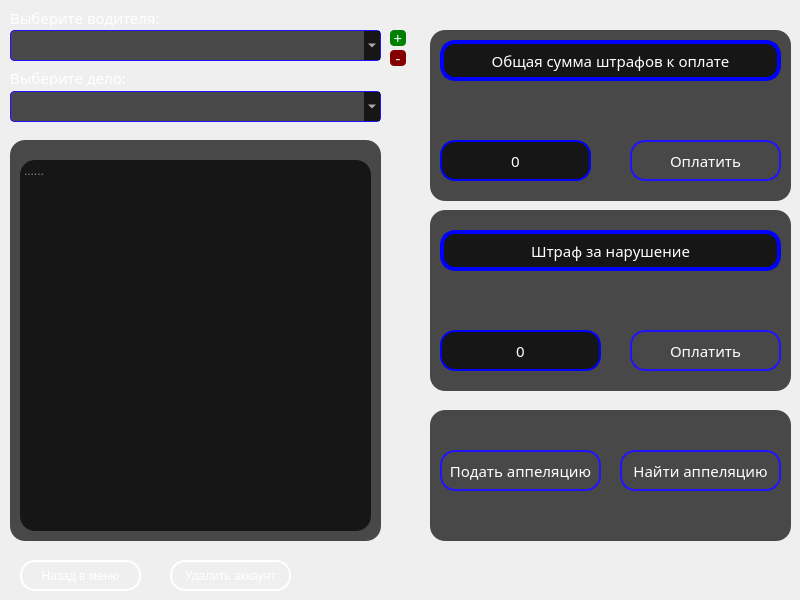
<?xml version="1.0" encoding="UTF-8"?>
<ui version="4.0">
 <class>CasePay</class>
 <widget class="QMainWindow" name="CasePay">
  <property name="geometry">
   <rect>
    <x>0</x>
    <y>0</y>
    <width>800</width>
    <height>600</height>
   </rect>
  </property>
  <property name="windowTitle">
   <string>Case pay</string>
  </property>
  <property name="styleSheet">
   <string notr="true">
#form{
background:url(img/pbg4.jpg)
}
#comp_message{
color:white;
background:transparent;
}
#choose_person_lbl{
color:white;
background:transparent;
}
#choose_case_lbl{
color:white;
background:transparent;
}
#complain{
border-radius:15px;
color:white;
border:2px solid #2312ff;
background:transparent;
}
#find_complaint{
border-radius:15px;
color:white;
border:2px solid #2312ff;
background:transparent;
}
#find_complaint:hover{
border-radius:15px;
border:2px solid red;
color:white;
background: transparent;
}
#complain:hover{
border-radius:15px;
border:2px solid red;
color:white;
background: transparent;
}
#case_fine_pay:hover{
border-radius:15px;
border:2px solid red;
color:white;
background: transparent;
}
#complain:disabled{
border-radius:15px;
border:2px solid red;
color:white;
background: transparent;
}
QTextEdit{
background: transparent;
border-radius:15px;
color:white
}
QFrame{
background: rgba(0,0,0,0.7);
border-radius:15px;
}
#pay_frame_1{
background: rgba(0,0,0,0.7);
border-radius:15px;
}
#pay_frame_2{
background: rgba(0,0,0,0.7);
border-radius:15px;
}
QComboBox{
border:1px solid #2312ff;
border-radius:4px;
padding-left: 10px;
background:rgba(0,0,0,0.7);
color:white;
}
QComboBox:on{
border:2px solid #2312ff;
}
QComboBox QListView{
font-size:12px;
border: 1px solid rgba(0,0,0,10%);
padding: 5px;
background:rgba(0,0,0,0.7);
color:white;
outline:0px;
}
QComboBox QListView::item{
pading-left:10px;
background-color:rgba(0,0,0,0.7);
}
QComboBox QListView::item:hover{
background-color:#1e90ff;
}
QComboBox QListView::item:selected{
background-color:#1e90ff;
}
#sum_fine_pay{
border-radius:15px;
color:white;
border:2px solid #2312ff;
background:transparent;
}
#case_fine_pay{
border-radius:15px;
color:white;
border:2px solid #2312ff;
background:transparent;
}
#sum_fine_pay:hover{
border-radius:15px;
border:2px solid red;
color:white;
background: transparent;
}
#case_fine_pay:hover{
border-radius:15px;
border:2px solid red;
color:white;
background: transparent;
}
#add_person{
border-radius:4px;
color:white;
background:rgb(0,128,0);
}
#delete_person{
border-radius:4px;
color:white;
background:rgb(130,0,2);
}
#sum_fine_lbl{
color:white;
border:4px solid blue;
border-radius:15px;
}
#case_fine_lbl{
color:white;
border:4px solid blue;
border-radius:15px;
}
QLabel{
color:white;

}
#sum_fine_value{
color:white;
border:2px solid blue;
border-radius:15px;
}
#case_fine_value{
color:white;
border:2px solid blue;
border-radius:15px;
}
#sum_fine_pay:disabled{
border-radius:15px;
border:2px solid red;
color:white;
background: transparent;
}
#case_fine_pay:disabled{
border-radius:15px;
border:2px solid red;
color:white;
background: transparent;
}
#back{
border-radius:15px;
color:white;
border:2px solid #fff;
background:transparent;
}
#back:hover{
border-radius:15px;
border:2px solid rgb(200, 0 ,8);
color:white;
background: transparent;
}
#del_acc{
border-radius:15px;
color:white;
border:2px solid #fff;
background:transparent;
}
#del_acc:hover{
border-radius:15px;
border:2px solid rgb(200, 0 ,8);
color:white;
background: transparent;
}</string>
  </property>
  <widget class="QWidget" name="form">
   <widget class="QComboBox" name="cb_person">
    <property name="geometry">
     <rect>
      <x>10</x>
      <y>30</y>
      <width>371</width>
      <height>31</height>
     </rect>
    </property>
    <property name="font">
     <font>
      <family>Century Gothic</family>
      <pointsize>11</pointsize>
     </font>
    </property>
   </widget>
   <widget class="QLabel" name="choose_person_lbl">
    <property name="geometry">
     <rect>
      <x>10</x>
      <y>10</y>
      <width>151</width>
      <height>16</height>
     </rect>
    </property>
    <property name="font">
     <font>
      <family>Century Gothic</family>
      <pointsize>11</pointsize>
     </font>
    </property>
    <property name="text">
     <string>Выберите водителя:</string>
    </property>
   </widget>
   <widget class="QComboBox" name="cb_case">
    <property name="geometry">
     <rect>
      <x>10</x>
      <y>91</y>
      <width>371</width>
      <height>31</height>
     </rect>
    </property>
    <property name="font">
     <font>
      <family>Century Gothic</family>
      <pointsize>11</pointsize>
     </font>
    </property>
   </widget>
   <widget class="QFrame" name="case_frame">
    <property name="geometry">
     <rect>
      <x>10</x>
      <y>140</y>
      <width>371</width>
      <height>401</height>
     </rect>
    </property>
    <property name="frameShape">
     <enum>QFrame::StyledPanel</enum>
    </property>
    <property name="frameShadow">
     <enum>QFrame::Raised</enum>
    </property>
    <widget class="QTextEdit" name="case_te">
     <property name="geometry">
      <rect>
       <x>10</x>
       <y>20</y>
       <width>351</width>
       <height>371</height>
      </rect>
     </property>
     <property name="lineWrapMode">
      <enum>QTextEdit::WidgetWidth</enum>
     </property>
     <property name="readOnly">
      <bool>true</bool>
     </property>
     <property name="placeholderText">
      <string notr="true">......</string>
     </property>
    </widget>
   </widget>
   <widget class="QFrame" name="pay_frame_1">
    <property name="geometry">
     <rect>
      <x>430</x>
      <y>30</y>
      <width>361</width>
      <height>171</height>
     </rect>
    </property>
    <property name="frameShape">
     <enum>QFrame::StyledPanel</enum>
    </property>
    <property name="frameShadow">
     <enum>QFrame::Raised</enum>
    </property>
    <widget class="QLabel" name="sum_fine_lbl">
     <property name="geometry">
      <rect>
       <x>10</x>
       <y>10</y>
       <width>341</width>
       <height>41</height>
      </rect>
     </property>
     <property name="font">
      <font>
       <family>Century Gothic</family>
       <pointsize>11</pointsize>
      </font>
     </property>
     <property name="text">
      <string>Общая сумма штрафов к оплате</string>
     </property>
     <property name="alignment">
      <set>Qt::AlignCenter</set>
     </property>
    </widget>
    <widget class="QLabel" name="sum_fine_value">
     <property name="geometry">
      <rect>
       <x>10</x>
       <y>110</y>
       <width>151</width>
       <height>41</height>
      </rect>
     </property>
     <property name="font">
      <font>
       <family>Century Gothic</family>
       <pointsize>11</pointsize>
      </font>
     </property>
     <property name="text">
      <string>0</string>
     </property>
     <property name="alignment">
      <set>Qt::AlignCenter</set>
     </property>
    </widget>
    <widget class="QPushButton" name="sum_fine_pay">
     <property name="geometry">
      <rect>
       <x>200</x>
       <y>110</y>
       <width>151</width>
       <height>41</height>
      </rect>
     </property>
     <property name="font">
      <font>
       <family>Century Gothic</family>
       <pointsize>11</pointsize>
      </font>
     </property>
     <property name="text">
      <string>Оплатить</string>
     </property>
    </widget>
   </widget>
   <widget class="QFrame" name="pay_frame_2">
    <property name="geometry">
     <rect>
      <x>430</x>
      <y>210</y>
      <width>361</width>
      <height>181</height>
     </rect>
    </property>
    <property name="frameShape">
     <enum>QFrame::StyledPanel</enum>
    </property>
    <property name="frameShadow">
     <enum>QFrame::Raised</enum>
    </property>
    <widget class="QPushButton" name="case_fine_pay">
     <property name="geometry">
      <rect>
       <x>200</x>
       <y>120</y>
       <width>151</width>
       <height>41</height>
      </rect>
     </property>
     <property name="font">
      <font>
       <family>Century Gothic</family>
       <pointsize>11</pointsize>
      </font>
     </property>
     <property name="text">
      <string>Оплатить</string>
     </property>
    </widget>
    <widget class="QLabel" name="case_fine_value">
     <property name="geometry">
      <rect>
       <x>10</x>
       <y>120</y>
       <width>161</width>
       <height>41</height>
      </rect>
     </property>
     <property name="font">
      <font>
       <family>Century Gothic</family>
       <pointsize>11</pointsize>
      </font>
     </property>
     <property name="text">
      <string>0</string>
     </property>
     <property name="alignment">
      <set>Qt::AlignCenter</set>
     </property>
    </widget>
    <widget class="QLabel" name="case_fine_lbl">
     <property name="geometry">
      <rect>
       <x>10</x>
       <y>20</y>
       <width>341</width>
       <height>41</height>
      </rect>
     </property>
     <property name="font">
      <font>
       <family>Century Gothic</family>
       <pointsize>11</pointsize>
      </font>
     </property>
     <property name="text">
      <string>Штраф за нарушение</string>
     </property>
     <property name="alignment">
      <set>Qt::AlignCenter</set>
     </property>
    </widget>
   </widget>
   <widget class="QPushButton" name="add_person">
    <property name="geometry">
     <rect>
      <x>390</x>
      <y>30</y>
      <width>16</width>
      <height>16</height>
     </rect>
    </property>
    <property name="font">
     <font>
      <family>Century Gothic</family>
      <pointsize>11</pointsize>
     </font>
    </property>
    <property name="text">
     <string>+</string>
    </property>
   </widget>
   <widget class="QLabel" name="choose_case_lbl">
    <property name="geometry">
     <rect>
      <x>10</x>
      <y>70</y>
      <width>151</width>
      <height>16</height>
     </rect>
    </property>
    <property name="font">
     <font>
      <family>Century Gothic</family>
      <pointsize>11</pointsize>
     </font>
    </property>
    <property name="text">
     <string>Выберите дело:</string>
    </property>
   </widget>
   <widget class="QPushButton" name="delete_person">
    <property name="geometry">
     <rect>
      <x>390</x>
      <y>50</y>
      <width>16</width>
      <height>16</height>
     </rect>
    </property>
    <property name="font">
     <font>
      <family>Century Gothic</family>
      <pointsize>11</pointsize>
     </font>
    </property>
    <property name="text">
     <string>-</string>
    </property>
   </widget>
   <widget class="QPushButton" name="back">
    <property name="geometry">
     <rect>
      <x>20</x>
      <y>560</y>
      <width>121</width>
      <height>31</height>
     </rect>
    </property>
    <property name="text">
     <string>Назад в меню</string>
    </property>
   </widget>
   <widget class="QPushButton" name="del_acc">
    <property name="geometry">
     <rect>
      <x>170</x>
      <y>560</y>
      <width>121</width>
      <height>31</height>
     </rect>
    </property>
    <property name="text">
     <string>Удалить аккаунт</string>
    </property>
   </widget>
   <widget class="QFrame" name="frame">
    <property name="geometry">
     <rect>
      <x>430</x>
      <y>410</y>
      <width>361</width>
      <height>131</height>
     </rect>
    </property>
    <property name="frameShape">
     <enum>QFrame::StyledPanel</enum>
    </property>
    <property name="frameShadow">
     <enum>QFrame::Raised</enum>
    </property>
    <widget class="QPushButton" name="find_complaint">
     <property name="geometry">
      <rect>
       <x>190</x>
       <y>40</y>
       <width>161</width>
       <height>41</height>
      </rect>
     </property>
     <property name="font">
      <font>
       <family>Century Gothic</family>
       <pointsize>11</pointsize>
      </font>
     </property>
     <property name="text">
      <string>Найти аппеляцию</string>
     </property>
    </widget>
    <widget class="QPushButton" name="complain">
     <property name="geometry">
      <rect>
       <x>10</x>
       <y>40</y>
       <width>161</width>
       <height>41</height>
      </rect>
     </property>
     <property name="font">
      <font>
       <family>Century Gothic</family>
       <pointsize>11</pointsize>
      </font>
     </property>
     <property name="text">
      <string>Подать аппеляцию</string>
     </property>
    </widget>
    <widget class="QLabel" name="comp_message">
     <property name="geometry">
      <rect>
       <x>10</x>
       <y>100</y>
       <width>341</width>
       <height>21</height>
      </rect>
     </property>
     <property name="text">
      <string/>
     </property>
     <property name="alignment">
      <set>Qt::AlignCenter</set>
     </property>
    </widget>
   </widget>
  </widget>
 </widget>
 <resources/>
 <connections/>
</ui>
